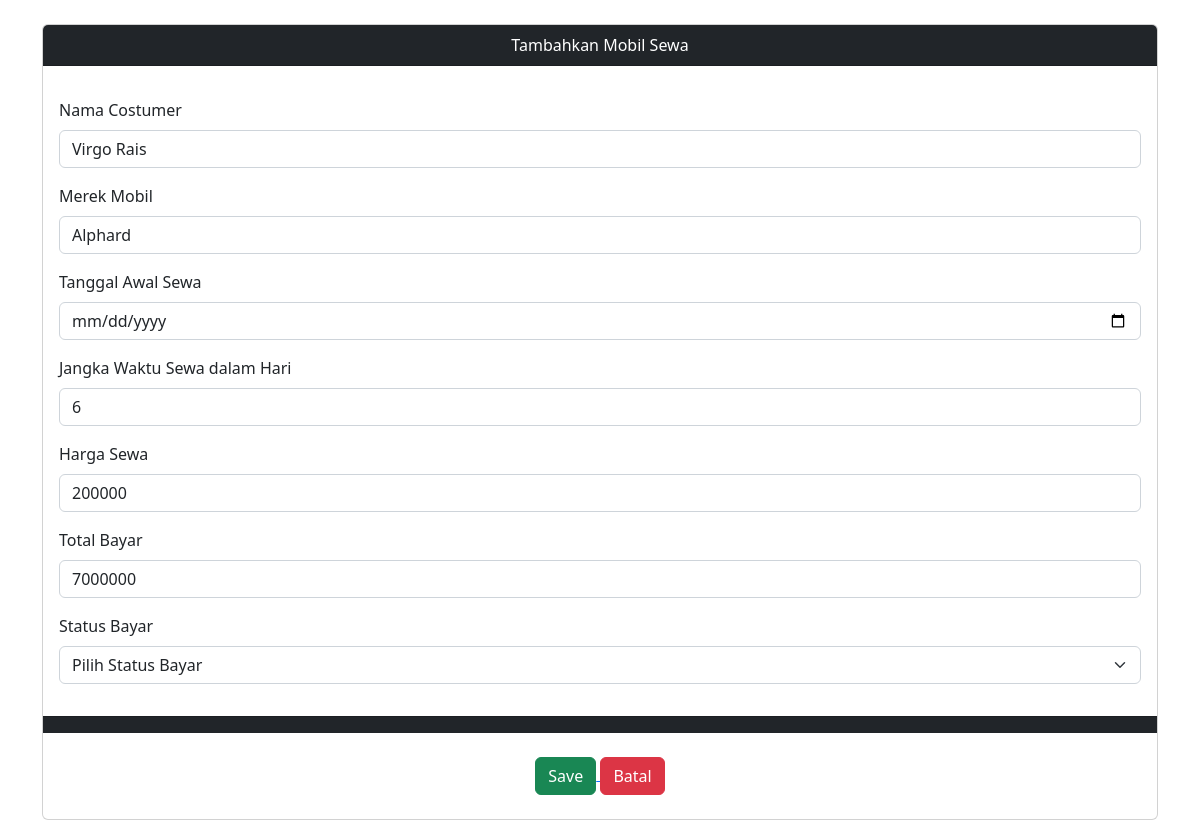
The page /admin/order/edit-order.php?id=5 on the database its author committed.
### tables this page shows
CREATE TABLE `tb_transaksi` (
  `id_sewa` int NOT NULL,
  `nama-costumer` varchar(255) DEFAULT NULL,
  `merek-mobil` varchar(255) DEFAULT NULL,
  `tanggal-awal-sewa` datetime DEFAULT NULL,
  `jangka-waktu-sewa` varchar(255) DEFAULT NULL,
  `harga-sewa-perhari` int DEFAULT NULL,
  `total-bayar` int DEFAULT NULL,
  `status-sewa` enum('belum bayar','sudah bayar') DEFAULT NULL
);

### admin/functions.php (called while the page is built, shortened)
<?php
function query($conn, $query)
{
    $result = mysqli_query($conn, $query);
    $rows = [];
    while ($row = mysqli_fetch_assoc($result)) {
        $rows[] = $row;
    }
    return $rows;
}
?>

### admin/order/edit-order.php (the view, shortened to what this page needs)
<?php
require "../functions.php";
$id = $_GET["id"];
$order = query($conn, "SELECT * FROM tb_transaksi WHERE id_sewa=$id")[0];
?>
<!DOCTYPE html>
<html lang="en">
<head>
  <link href="https://cdn.jsdelivr.net/npm/bootstrap@5.2.0-beta1/dist/css/bootstrap.min.css" rel="stylesheet"
>
</head>
<body>
  <div class="container">
    <form action="" method="post" enctype="multipart/form-data">
      <div class="card mt-4">
        <div class="card-header text-center bg-dark text-white">
          Tambahkan Mobil Sewa
        </div>
        <div class="card-body">
          <div class="mb-3">
            <label for="nama-costumer" class="form-label">Nama Costumer</label>
            <input type="text" name="nama-costumer" value="<?= $order["nama-costumer"] ?>" class="form-control"
              id="nama-costumer" placeholder="Masukan Nama Costumer" required>
          </div>
          <div class="mb-3">
            <label for="merek-mobil" class="form-label">Merek Mobil</label>
            <input type="text" name="merek-mobil" value="<?= $order["merek-mobil"] ?>" class="form-control"
              id="merek-mobil" placeholder="Masukan Merek Mobil" required>
          </div>
          <div class="mb-3">
            <label for="awal-sewa" class="form-label">Tanggal Awal Sewa</label>
            <input type="date" name="awal-sewa" value="<?= $order["tanggal-awal-sewa"] ?>" class="form-control"
              id="awal-sewa" required>
          </div>
          <div class="mb-3">
            <label for="jangka-waktu" class="form-label">Jangka Waktu Sewa dalam Hari</label>
            <input type="text" name="jangka-waktu" value="<?= $order["jangka-waktu-sewa"] ?>" class="form-control"
              id="jangka-waktu" placeholder="Masukan Jangka Waktu Sewa dalam Hari" required>
          </div>
          <div class="mb-3">
            <label for="harga-sewa" class="form-label">Harga Sewa</label>
            <input type="text" name="harga-sewa" value="<?= $order["harga-sewa-perhari"] ?>" class="form-control"
              id="harga-sewa" placeholder="Masukan Harga Sewa dalam Jumblah Angka" required>
          </div>
          <div class="mb-3">
            <label for="total-bayar" class="form-label">Total Bayar</label>
            <input type="text" name="total-bayar" value="<?= $order["total-bayar"] ?>" class="form-control"
              id="total-bayar" placeholder="Masukan Jumblah total bayar" required>
          </div>
          <div class="mb-3 text-left">
            <label for="status-bayar" class="form-label ">Status Bayar</label>
            <select class="form-select" name="status-bayar" value="<?= $order["status-sewa"] ?>"
              aria-label="Default select example" id="status-bayar" required>
              <option selected>Pilih Status Bayar</option>
            </select>
          </div>
        </div>
        <div class="card-footer bg-dark mb-4"></div>
        <div class="text-center mb-4">
          <a href="data-order.php">
            <button type="submit" name="submit" class="btn btn-success">Save</button>
          </a>
          <a href="data-order.php">
            <button type="button" class="btn btn-danger">Batal</button>
          </a>
        </div>
      </div>
    </form>
  </div>
</body>
</html>

### rows shown on the page
tb_transaksi: nama-costumer "Virgo Rais", merek-mobil "Alphard", jangka-waktu "6", harga-sewa "200000", total-bayar "7000000", status-bayar "Pilih Status Bayar"
